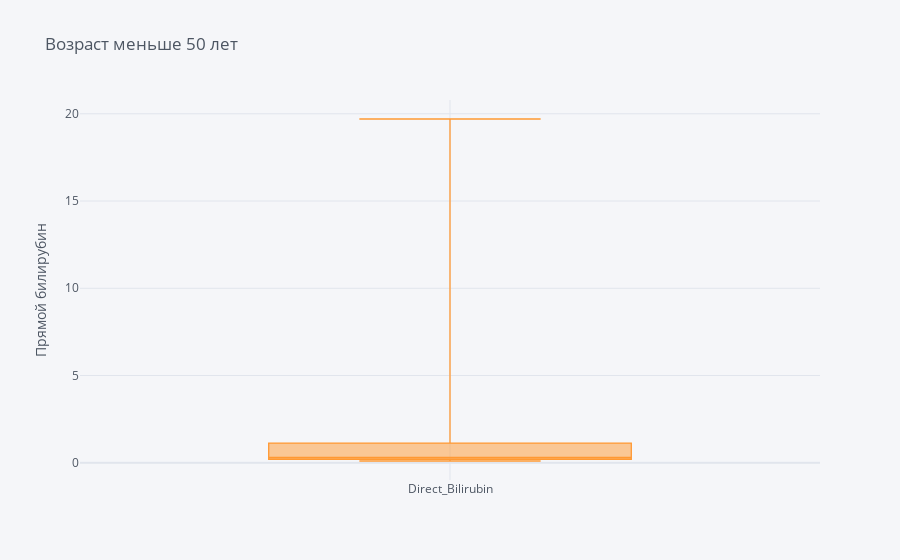

The notebook cell this image was saved under:
### Code cell
DB_upto_50.iplot(kind='box',
                yTitle='Прямой билирубин',
                title='Возраст меньше 50 лет')

### Figure 1 — Plotly figure (JSON) as saved in the notebook; plotly's stock layout.template omitted (floating-point values rounded to 4 significant figures; data arrays with more than 128 entries replaced by an {"elided": "..."} marker saying what was removed)
{"data": [{"boxpoints": false, "line": {"width": 1.3}, "marker": {"color": "rgba(255, 153, 51, 1.0)"}, "name": "Direct_Bilirubin", "orientation": "v", "type": "box", "y": {"elided": "353 float values"}}], "layout": {"legend": {"bgcolor": "#F5F6F9", "font": {"color": "#4D5663"}}, "paper_bgcolor": "#F5F6F9", "plot_bgcolor": "#F5F6F9", "title": {"font": {"color": "#4D5663"}, "text": "Возраст меньше 50 лет"}, "xaxis": {"gridcolor": "#E1E5ED", "showgrid": true, "tickfont": {"color": "#4D5663"}, "title": {"font": {"color": "#4D5663"}, "text": ""}, "zerolinecolor": "#E1E5ED"}, "yaxis": {"gridcolor": "#E1E5ED", "showgrid": true, "tickfont": {"color": "#4D5663"}, "title": {"font": {"color": "#4D5663"}, "text": "Прямой билирубин"}, "zerolinecolor": "#E1E5ED"}}}
